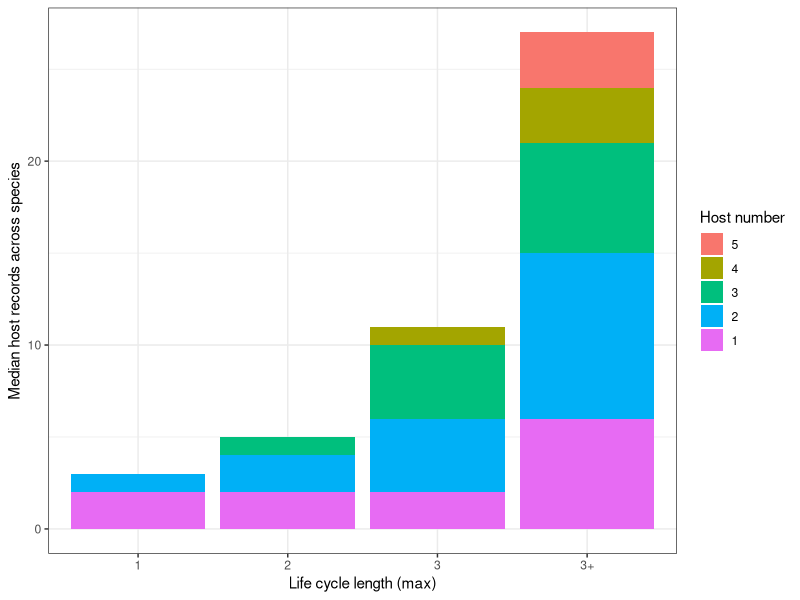
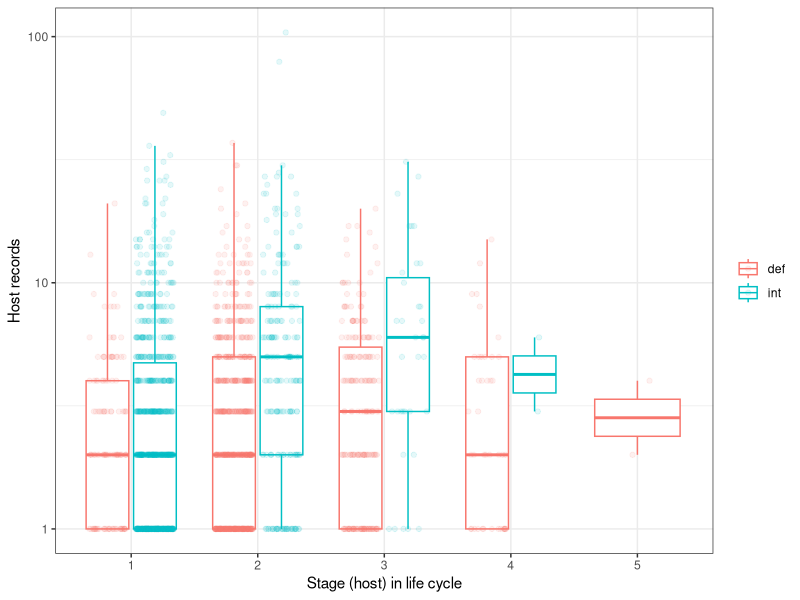
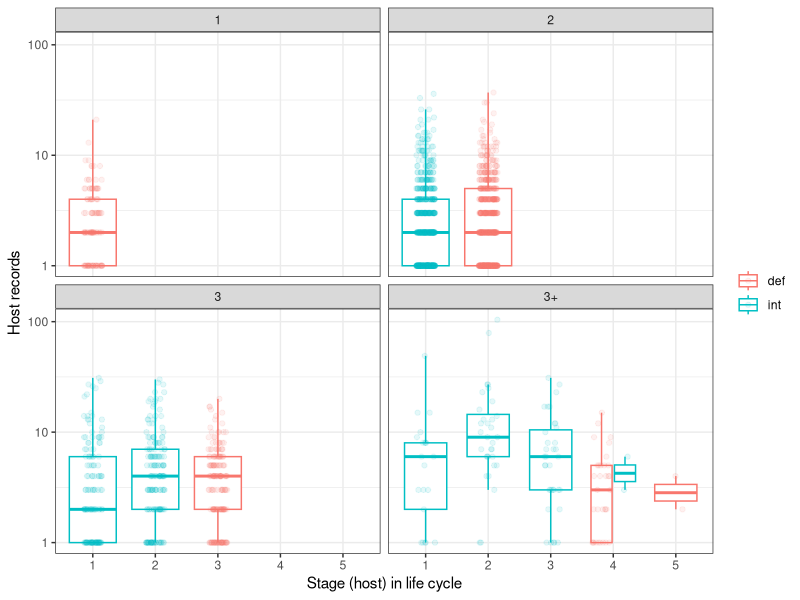
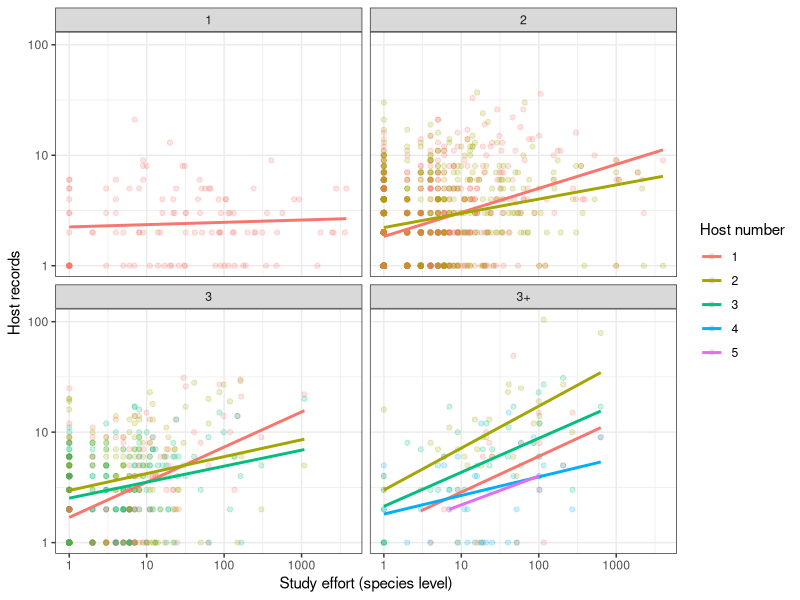

Source code (R) for these figures, in order: (Note: a time limit stopped this script after it produced the figures.)
## ---- chunk 1
library(ggplot2)
library(dplyr)
library(tidyr)
library(ape)
library(RColorBrewer)
knitr::opts_chunk$set(echo = FALSE, warning = FALSE, message = FALSE)
options(stringsAsFactors = FALSE)
theme_set(new = theme_bw())
## ---- chunk 2
hosts_per_stage <- read.csv(file = "../../data/stage_level_combined.csv", header = TRUE)
## ---- chunk 3
tax.ranks <- c('genus', 'family', 'order', 'class', 'phylum') # for axis label
## ---- chunk 4
# then average species averages for
hosts_per_cycle_type <- group_by(hosts_per_stage, lcl_max_fac, Host.no)%>%
  summarize(med_num_hosts_lcdb = median(num_hosts_lcdb, na.rm = T))
hosts_per_cycle_type <- mutate(hosts_per_cycle_type, Host.no_fac = factor(Host.no, levels = c("5", "4", "3", "2", "1")))
## ---- chunk 5
ggplot(hosts_per_cycle_type, aes(x = lcl_max_fac, y = med_num_hosts_lcdb, fill = Host.no_fac)) +
  geom_col() + 
  labs(x = "Life cycle length (max)", y = "Median host records across species", fill = "Host number")
## ---- chunk 6
ggplot(hosts_per_stage, aes(x = factor(Host.no), y = num_hosts_lcdb, color = Def.int)) + 
  geom_boxplot(outlier.color = NA) +
  geom_point(alpha = 0.1, position = position_jitterdodge(jitter.width = 0.3, jitter.height = 0)) +
  scale_y_log10() +
  labs(x = "Stage (host) in life cycle", y = "Host records") +
  theme(legend.title = element_blank())
## ---- chunk 7
ggplot(filter(hosts_per_stage, Facultative != 'postcyclic'), # post-cyclic hosts removed
       aes(x = factor(Host.no), y = num_hosts_lcdb, color = Def.int)) + 
  geom_boxplot(outlier.color = NA) +
  geom_point(alpha = 0.1, position = position_jitterdodge(jitter.width = 0.3, jitter.height = 0)) +
  scale_y_log10() +
  labs(x = "Stage (host) in life cycle", y = "Host records") +
  facet_wrap(~lcl_max_fac, nrow = 2)+ 
  theme(legend.title = element_blank())
## ---- chunk 8
ggplot(filter(hosts_per_stage, Facultative != 'postcyclic'),
       aes(x = study_effort+1, y = num_hosts_lcdb, color = factor(Host.no))) + 
  geom_point(alpha = 0.2) + geom_smooth(se = F, method = 'lm') +
  scale_x_log10() + scale_y_log10() +
  facet_wrap(~lcl_max_fac, nrow = 2) +
  labs(x = "Study effort (species level)", y = "Host records", color = "Host number")
## ---- chunk 9
hosts_per_stage <- mutate(hosts_per_stage, Host_no_fac = if_else(Host.no > 4, as.integer(4), Host.no))%>%
  mutate(Host_no_fac = factor(Host_no_fac))
## ---- chunk 10
num_sp_analyzed <- filter(hosts_per_stage, Facultative != 'postcyclic', !is.na(hsi_lcdb_suspcious_rem))
length(unique(num_sp_analyzed$Parasite.species))
## ---- chunk 11
dim(select(num_sp_analyzed, Parasite.species, Stage))[1]
## ---- chunk 12
sum(num_sp_analyzed$num_hosts_suspicious_removed)
## ---- chunk 13
# center log-transformed study effort
hosts_per_stage <- mutate(hosts_per_stage, zstudy_effort = 
                log10(study_effort+1) - mean( log10(study_effort+1), na.rm=T))
# hosts_per_stage <- mutate(hosts_per_stage, zstudy_effort =
#                 log10(study_effort+1) - quantile(log10(study_effort+1), probs = 0.75) )

hosts_per_stage$obs <- factor(1:length(hosts_per_stage$Parasite.species)) # observation level effect for quantifying overdispersion
## ---- chunk 14
library(lme4)
## ---- chunk 15
# # LMM, untransformed y
reg1x <- lmer(num_hosts_suspicious_removed ~ zstudy_effort + Def.int * Host_no_fac +
               (1|Parasite.species) + (1|parasite_genus) + (1|parasite_family) +
               (1|parasite_order) + (1|parasite_class) + (1|parasite_phylum),
            data = filter(hosts_per_stage, Facultative != 'postcyclic', !is.na(hsi_lcdb_suspcious_rem))
            )
# # LMM, transformed y
reg2x <- lmer(log10(num_hosts_suspicious_removed) ~ zstudy_effort + Def.int * Host_no_fac +
               (1|Parasite.species) + (1|parasite_genus) + (1|parasite_family) +
               (1|parasite_order) + (1|parasite_class) + (1|parasite_phylum),
            data = filter(hosts_per_stage, Facultative != 'postcyclic', !is.na(hsi_lcdb_suspcious_rem))
            )
# # GLMM, Poisson
reg3x <- glmer(num_hosts_suspicious_removed ~ zstudy_effort + Def.int * Host_no_fac +
               (1|Parasite.species) + (1|parasite_genus) + (1|parasite_family) +
               (1|parasite_order) + (1|parasite_class) + (1|parasite_phylum),
            data = filter(hosts_per_stage, Facultative != 'postcyclic', !is.na(hsi_lcdb_suspcious_rem)),
            family = 'poisson'
            )
# GLMM, Neg Binom
reg4x <- glmer.nb(num_hosts_suspicious_removed ~ zstudy_effort + Def.int * Host_no_fac +
               (1|Parasite.species) + (1|parasite_genus) + (1|parasite_family) +
               (1|parasite_order) + (1|parasite_class) + (1|parasite_phylum),
            data = filter(hosts_per_stage, Facultative != 'postcyclic', !is.na(hsi_lcdb_suspcious_rem))
            )
# 
# # GLMM, Poiss OD
reg5x <- glmer(num_hosts_suspicious_removed ~ zstudy_effort + Def.int * Host_no_fac +
              (1|Parasite.species) + (1|parasite_genus) + (1|parasite_family) + 
              (1|parasite_order) + (1|parasite_class) + (1|parasite_phylum) +
              (1|obs),
           data = filter(hosts_per_stage, Facultative != 'postcyclic', !is.na(hsi_lcdb_suspcious_rem)),
           family = 'poisson'
           )
## ---- chunk 16
tx <- reg1x@frame
tx2 <- reg2x@frame
tx3 <- reg3x@frame
tx4 <- reg4x@frame
tx$preds <- predict(reg1x)
tx2$preds <- 10^(predict(reg2x))
tx3$preds <- exp(predict(reg3x))
tx4$preds <- exp(predict(reg4x))
tx <- rename(tx, generalism = num_hosts_suspicious_removed)
tx2 <- rename(tx2, generalism = `log10(num_hosts_suspicious_removed)`)
tx3 <- rename(tx3, generalism = num_hosts_suspicious_removed)
tx4 <- rename(tx4, generalism = num_hosts_suspicious_removed)
tx$model <- 'LMM'
tx2$model <- 'LMM, log(Y)'
tx3$model <- 'GLMM, Poisson'
tx4$model <- 'GLMM, NB'
tx2 <- mutate(tx2, generalism = 10^(generalism))
# tx3 <- mutate(tx3, preds = exp(preds))
# tx4 <- mutate(tx4, preds = exp(preds))
# tx5 <- mutate(tx5, preds = exp(preds))

tx <- bind_rows(tx, tx2, tx3, tx4)
rm(tx2, tx3, tx4)
## ---- chunk 17
ggplot(tx, aes(y = preds, x = generalism, color = model)) +
  geom_point(aes(), alpha = 0.1) +
  geom_abline(intercept = 0, slope = 1, linetype = 'dashed', size = 1.5) +
  geom_smooth(se = F) +
  labs(x = "Observed", y = "Predicted")
## ---- chunk 18
ggplot(tx, aes(y = preds, x = generalism, color = model)) +
  geom_point(aes(), alpha = 0.1) +
  geom_abline(intercept = 0, slope = 1, linetype = 'dashed', size = 1.5) +
  geom_smooth(se = F) +
  labs(x = "Observed", y = "Predicted") +
  scale_x_log10(limits = c(1,300), breaks = c(1, 10, 50, 100, 300)) +
  scale_y_log10(limits = c(1,300), breaks = c(1, 10, 50, 100, 300))
## ---- chunk 19
ggplot(tx, aes(y = generalism - preds, x = preds, color = model)) +
  geom_point(aes(), alpha = 0.2) +
  geom_abline(intercept = 0, slope = 0) + 
  facet_wrap(~model) +
  labs(x = "Fitted values", y = "Unstandardized Residuals")
   
## ---- chunk 20
tx_preds <- dplyr::select(tx, Host_no_fac, Def.int, hosts = preds, model)
tx_obs <- filter(tx, model == "LMM")%>%
  dplyr::select(Host_no_fac, Def.int, hosts = generalism, model)
tx_obs$model <- "observed"

txx <- bind_rows(tx_preds, tx_obs)
## ---- chunk 21
ggplot(txx, aes(x = hosts, fill = model)) +
  geom_density() +
  facet_wrap(~model, ncol = 1) 
## ---- chunk 22
ggplot(filter(txx, model == 'observed'),
       aes(x = hosts)) +
  geom_density(color = 'black', size = 2) +
  geom_density(data = filter(txx, model != 'observed'), 
               aes(color = model), size = 1) +
  scale_x_log10() +
  theme(panel.grid.minor = element_blank())
## ---- chunk 23
ggplot(txx, aes(y = hosts, x = Host_no_fac, fill = model)) +
  geom_boxplot(outlier.colour = NA) +
  geom_point(alpha = 0.1, position = position_jitterdodge(jitter.height = 0, jitter.width = 0.05), shape = 21) +
  facet_wrap(~Def.int) +
  scale_y_log10(limits = c(1,100), breaks = c(1, 10, 50, 100)) 
## ---- chunk 24
re <- as.data.frame(ranef(reg1x))
num_re <- length(re$grpvar)

re <- bind_rows(re, 
          as.data.frame(ranef(reg2x)),
          as.data.frame(ranef(reg3x)),
          as.data.frame(ranef(reg4x)))

re$model <- rep(c("LMM", "LMM, log(y)", "GLMM, Poisson", "GLMM, NB"), each = num_re)
## ---- chunk 25
ggplot(filter(re, grpvar == 'parasite_family'),
       aes(x = condval)) + 
  geom_density(aes(color = model), size = 1) +
  facet_wrap(~model, scales = 'free') +
  labs(title = "Random effects - family level", x = "posterior means")
## ---- chunk 26
ggplot(filter(re, grpvar == 'parasite_genus'),
       aes(x = condval)) + 
  geom_density(aes(color = model), size = 1) +
  facet_wrap(~model, scales = 'free') +
  labs(title = "Random effects - genus level", x = "posterior means") 
  # coord_cartesian(xlim = c(-2.5,2.5))
## ---- chunk 27
summary(reg5x)
## ---- chunk 28
anova(reg3x, reg5x)
## ---- chunk 29
r <- residuals(reg3x, type = 'pearson', method = 'predict')
r_df <- 1964-(8+6) # n - parameters in model
cat("Dispersion factor:", as.character( round(sum(r^2)/r_df, 2)))
## ---- chunk 30
rm(r, r_df)
## ---- chunk 31
nd <- select(tx, Def.int, Host_no_fac)%>%arrange(Host_no_fac)%>%distinct()
nd$zstudy_effort <- 0

txy <- data.frame(LMM = predict(reg1x, newdata = nd, re.form = NA),
                  LMM2 = 10^predict(reg2x, newdata = nd, re.form = NA),
                  GLMM = exp(predict(reg3x, newdata = nd, re.form = NA)),
                  GLMM2 = exp(predict(reg4x, newdata = nd, re.form = NA)),
                  GLMMOD = exp(predict(reg5x, newdata = nd, re.form = NA)),
                  Def.int = nd$Def.int, Host_no_fac = nd$Host_no_fac)
txy <- txy%>%gather(key = "model", value = "predicted", LMM:GLMMOD)
## ---- chunk 32
ggplot(filter(hosts_per_stage, Facultative != 'postcyclic'), # post-cyclic hosts removed
       aes(x = Host_no_fac, y = num_hosts_suspicious_removed)) + 
  geom_boxplot(outlier.color = NA) +
  # geom_point(alpha = 0.1, position = position_jitterdodge(jitter.width = 0.3, jitter.height = 0)) +
  scale_y_log10() +
  labs(x = "Stage (host) in life cycle", y = "Host records") +
  facet_grid(~Def.int, space = 'free', scales = 'free_x') +
  theme(legend.title = element_blank()) +
  geom_point(data = filter(txy, grepl('GLMM', model)), 
            aes(color = model, x = Host_no_fac, y = predicted), 
            alpha = 1, size = 2,
            position = position_dodge()) +

  scale_color_discrete(labels = c("Poisson", "Neg. Binom.", "Poisson, OD")) +
  guides(size = FALSE) +
  theme(panel.grid.minor = element_blank(),
        panel.grid.major.x = element_blank())

## ---- chunk 33
# # can re-run GLMER models if needed, e.g to do likelihood ratio tests
reg0f <- glmer(num_hosts_suspicious_removed ~ 1 + (1|obs),
            data = filter(hosts_per_stage, Facultative != 'postcyclic', !is.na(hsi_lcdb_suspcious_rem)),
            REML=T,
            family = 'poisson'
            )
reg1f <- update(reg0f, . ~ . + (1|Parasite.species) ) # add within-species RE
reg2f <- update(reg1f, . ~ . + (1|parasite_genus) + (1|parasite_family) + (1|parasite_order) + (1|parasite_class) + (1|parasite_phylum)) # add taxonomy
reg3f <- update(reg2f, . ~ . + zstudy_effort) # add study effort (species level predictor)
reg4f <- update(reg3f, . ~ . + Def.int) # distinguish adults and larvae
reg5f <- update(reg4f, . ~ . + Host_no_fac) # distinguish worms in 1st, 2nd host, etc.
reg6f <- update(reg5f, . ~ . + Host_no_fac*Def.int) # distinguish adults in 1st, 2nd host from larvae in 1st, 2nd host, etc.
## ---- chunk 34
anova(reg0f, reg1f, reg2f, reg3f, reg4f, reg5f, reg6f)
## ---- chunk 35
summary(reg6f)
## ---- chunk 36
## function to calculate r2 for GLMER models
b0 <- fixef(reg2f)
varD <- log(1 + 1/exp(b0)) # distribution specific variance
rm(b0)

r2_glmm_tax <- function(model) {
  # take in compound poisson mixed model, return marginal and conditional R2, ala Nakagawa et al. 2017
  # marginal r2 is just fixed effects
  # condition r2 is fixed and rand effects combined
  
  # model call
  call <- as.character(model@call)[2]

  # parameter estimates and df
  fixed_param <- fixef(model)
  df <- length(fixed_param) - 1

  # variance due to fixed effects
  pred <- as.vector(model.matrix(model) %*% fixed_param) # predicteds on basis of just fixed effects
  varF <- var(pred)


  # variance due to rand effects
  vc <- as.data.frame(VarCorr(model))
  varE <- filter(vc, grp == "obs")$vcov # residual var
  vc <- filter(vc, grp != "obs")
  varR <- sum(vc$vcov) # random effect var
  varSp <- filter(vc, grp == "Parasite.species")$vcov

  # marginal r2
  mr2 <- varF/(varF + varR + varE + varD)

  # conditional r2
  cr2 <- (varF + varR)/(varF + varR + varE + varD)
  # within-species variation
  if(length(varSp) == 1) {
    vsp <- varSp/(varF + varR + varE + varD)
    } else {
      vsp <- 0
    }

  # output
  out_frame <- data_frame(call = call, df = df, marg_r2 = round(mr2, 3), cond_r2 = round(cr2,3), sp_var_explained = round(vsp,3))
  return(out_frame)
}
## ---- chunk 37
mod_list <- list(reg1f, reg2f, reg3f, reg4f, reg5f, reg6f)
if(exists("r2_table")){rm(r2_table)}
i <- 1
for(model in mod_list){
  if(i == 1){
    r2_table <- r2_glmm_tax(model)
  } else {
    r2_table <- rbind(r2_table, r2_glmm_tax(model))
  }
  i <- i + 1
}


r2_table <- mutate(r2_table, tax_var_explained = cond_r2 - marg_r2, df_used = df - lag(df))
r2_table$step <- c("within-species", "taxonomy", "study effort", "stage function", "host number", "stage x host num")
r2_table <- dplyr::select(r2_table, step, df_used, marg_r2, cond_r2, sp_var_explained, tax_var_explained)
r2_table
## ---- chunk 38
# parameter estimates and df
fixed_param <- fixef(reg6f)
df <- length(fixed_param) - 1

# variance due to fixed effects
pred <- as.vector(model.matrix(reg6f) %*% fixed_param) # predicteds on basis of just fixed effects
varF <- var(pred)


# variance due to rand effects
vc <- as.data.frame(VarCorr(reg6f))
varE <- filter(vc, grp == "obs")$vcov # residual var
vc <- filter(vc, grp != "Residual")
varR <- sum(vc$vcov) # random effect var

vc$fixed <- varF
vc$resid <- varE + varD
vc$rand <- varR

vc <- filter(vc, grp != 'obs')%>%
  mutate(prop_explained = vcov/(fixed + resid + rand))
vc$tax_level <- factor(c('species', tax.ranks), levels = c('species', tax.ranks))
ggplot(vc, aes(x = tax_level, y = prop_explained)) +
  geom_point() +
  labs(x = "Parasite taxonomic level", y = "Proportion variance explained")
## ---- chunk 39
# forwards taxa
reg0t <- glmer(num_hosts_suspicious_removed ~ zstudy_effort + Def.int * Host_no_fac + (1|obs) + (1|Parasite.species),
            data = filter(hosts_per_stage, Facultative != 'postcyclic', !is.na(hsi_lcdb_suspcious_rem)),
            REML=T,
            family = 'poisson'
            )
reg1t <- update(reg0t, . ~ . + (1|parasite_genus))
reg2t <- update(reg1t, . ~ . + (1|parasite_family))
reg3t <- update(reg2t, . ~ . + (1|parasite_order))
reg4t <- update(reg3t, . ~ . + (1|parasite_class))
reg5t <- update(reg4t, . ~ . + (1|parasite_phylum))

# anova(reg0t, reg1t, reg2t, reg3t, reg4t, reg5t)

mod_list <- list(reg0t, reg1t, reg2t, reg3t, reg4t, reg5t)
if(exists("r2_table")){rm(r2_table)}
i <- 1
for(model in mod_list){
  if(i == 1){
    r2_table <- r2_glmm_tax(model)
  } else {
    r2_table <- rbind(r2_table, r2_glmm_tax(model))
  }
  i <- i + 1
}

r2_tablex <- mutate(r2_table, tax_var_explained = cond_r2 - marg_r2, df_used = df - lag(df))
r2_tablex$step <- c("species", "genus", "family","order", "class", "phylum")
r2_tablex <- dplyr::select(r2_tablex, step, df_used, marg_r2, cond_r2, tax_var_explained)
r2_tablex

## ---- chunk 40
# backwards taxa
reg0t <- glmer(num_hosts_suspicious_removed ~ zstudy_effort + Def.int * Host_no_fac + (1|obs) + (1|parasite_phylum),
            data = filter(hosts_per_stage, Facultative != 'postcyclic', !is.na(hsi_lcdb_suspcious_rem)),
            REML=T,
            family = 'poisson'
            )
reg1t <- update(reg0t, . ~ . + (1|parasite_class))
reg2t <- update(reg1t, . ~ . + (1|parasite_order))
reg3t <- update(reg2t, . ~ . + (1|parasite_family))
reg4t <- update(reg3t, . ~ . + (1|parasite_genus))
reg5t <- update(reg4t, . ~ . + (1|Parasite.species))
# anova(reg0t, reg1t, reg2t, reg3t, reg4t, reg5t)

mod_list <- list(reg0t, reg1t, reg2t, reg3t, reg4t, reg5t)
if(exists("r2_table")){rm(r2_table)}
i <- 1
for(model in mod_list){
  if(i == 1){
    r2_table <- r2_glmm_tax(model)
  } else {
    r2_table <- rbind(r2_table, r2_glmm_tax(model))
  }
  i <- i + 1
}

r2_tabley <- mutate(r2_table, tax_var_explained = cond_r2 - marg_r2, df_used = df - lag(df))
r2_tabley$step <- rev(c("species", "genus", "family","order", "class", "phylum"))
r2_tabley <- dplyr::select(r2_tabley, step, df_used, marg_r2, cond_r2, tax_var_explained)
r2_tabley
## ---- chunk 41
r2_tablex$approach <- 'up taxonomic tree'
r2_tabley$approach <- 'down taxonomic tree'
r2_tablex$levels <- 1:6
r2_tabley$levels <- 1:6
r2_tax <- bind_rows(r2_tablex, r2_tabley)

r2_tax <- mutate(r2_tax, label_pos = if_else(approach == "up taxonomic tree", tax_var_explained + 0.01, tax_var_explained - 0.01))

## ---- chunk 42
syc <- ggplot(r2_tax, aes(x = levels, y = tax_var_explained, color = approach)) +
  geom_path() +
  geom_label(aes(label = step)) +
  labs(x = "Taxonomic levels in model", y = "Proportion of variation explained by taxonomy", title = "Stage-level, number of host species") +
  scale_x_continuous(expand = expand_scale(mult = 0, add = 0.5)) +
  scale_color_manual(values = brewer.pal(4, "Set1")[3:4]) +
  theme(panel.grid.minor = element_blank()) +
  guides(color = FALSE)
syc
# ggsave(syc, filename = "../../figs/FigS9c.png", device = 'png', width = 4.5, height = 4.5)
ggsave(syc, filename = "../../figs/FigS9c.svg", device = 'svg', width = 4.5, height = 4.5)
## ---- chunk 43
rx <- ranef(reg5f)$parasite_family
names(rx) <- 're'
rx$family <- row.names(rx)
# qplot(rx$re)
## ---- chunk 44
rx <- arrange(rx, desc(re))
rx <- mutate(rx, re_quantile = if_else(re > quantile(re, probs = 0.9), "top 10%", 
                                       if_else(re < quantile(re, probs = 0.1), "bottom 10%", "middle 80%")))
filter(rx, re_quantile == "top 10%")%>%
  arrange(desc(re))%>%
  left_join(select(hosts_per_stage, parasite_family, parasite_phylum)%>%distinct(), 
            by = c('family' = 'parasite_family'))
## ---- chunk 45
filter(rx, re_quantile == "bottom 10%")%>%
  arrange(re)%>%
  left_join(select(hosts_per_stage, parasite_family, parasite_phylum)%>%distinct(), 
            by = c('family' = 'parasite_family'))
## ---- chunk 46
top_ten <- filter(rx, re_quantile == "top 10%")$family
bot_ten <- filter(rx, re_quantile == "bottom 10%")$family

hosts_per_stage <- mutate(hosts_per_stage, tax_eff = if_else(parasite_family %in% top_ten, "in top 10% family", 
                                     if_else(parasite_family %in% bot_ten, "in bottom 10% family", "in mid 80% family")))
## ---- chunk 47
ggplot(hosts_per_stage, aes(y = num_hosts_suspicious_removed, x = Host_no_fac)) +
  geom_boxplot(outlier.color = NA) +
  geom_point(aes(color = tax_eff, alpha = tax_eff),
             position = position_jitter(width = 0.2, height = 0)) +
  scale_alpha_manual(values = c(0.8,0.1,0.8)) +
  scale_y_log10() +
  facet_wrap(~Def.int)+
  labs(x = "Life cycle length (max)", y = "Host range (LCDB + NHM)")
## ---- chunk 48
 ggplot( filter(hosts_per_stage, tax_eff != 'in mid 80% family')%>%
          mutate(parasite_family = factor(parasite_family, levels = rx$family)),
        aes(x = parasite_family, y = num_hosts_suspicious_removed, color = tax_eff)) +
  geom_boxplot() +
  scale_y_log10() +
  labs(x = NULL, y = "Host species per stage", color = NULL) +
  coord_flip() 
## ---- chunk 49
# predictions
hps2 <- filter(hosts_per_stage, Facultative != 'postcyclic', !is.na(hsi_lcdb_suspcious_rem))
hps2$best_mod_preds <- exp(predict(reg5f, re.form = NA)) # add preds from best model
fam_exp <- hps2%>%group_by(parasite_family, Host_no_fac)%>%
  summarize(observed = median(num_hosts_suspicious_removed, na.rm = T),
            predicted = median(best_mod_preds, na.rm = T),
            n = n())
fam_exp <- mutate(fam_exp, tax_eff = if_else(parasite_family %in% top_ten, "in top 10% family", 
                                     if_else(parasite_family %in% bot_ten, "in bottom 10% family", "in mid 80% family")))%>%
  mutate(fam_resid = observed - predicted)

fam_exp <- gather(fam_exp, key = "obs_pred", value = "hosts", observed:predicted)
## ---- chunk 50
ggplot(filter(hosts_per_stage, parasite_family %in% rx$family[1:12], Facultative != 'postcyclic')%>%
          mutate(parasite_family = factor(parasite_family, levels = rx$family)),
       aes(x = Host_no_fac, y = num_hosts_suspicious_removed)) +
  geom_boxplot() +
  geom_point(data = ungroup(fam_exp)%>%
               filter(parasite_family %in% rx$family[1:12], obs_pred == 'predicted')%>%
               mutate(parasite_family = factor(parasite_family, levels = rx$family)),
             aes(x = Host_no_fac, y = hosts, color = obs_pred),
             color = 'red', size = 2) +
  scale_y_log10() +
  labs(x = "Host in cycle", y = "Host species per stage", title = "Generalist families") +
  facet_wrap(~parasite_family)
## ---- chunk 51
sx <- ggplot(filter(hosts_per_stage, parasite_family %in% rx$family[1:12], Facultative != 'postcyclic')%>%
          mutate(parasite_family = factor(parasite_family, levels = rx$family)),
       aes(x = Host_no_fac, y = num_hosts_suspicious_removed)) +
  geom_boxplot() +
  geom_point(data = ungroup(fam_exp)%>%
               filter(parasite_family %in% rx$family[1:12], obs_pred == 'predicted')%>%
               mutate(parasite_family = factor(parasite_family, levels = rx$family)),
             aes(x = Host_no_fac, y = hosts, color = obs_pred),
             color = 'red', size = 2) +
  scale_y_log10() +
  labs(x = "Host in cycle", y = "Host species per stage") +
  facet_wrap(~parasite_family) +
  theme(panel.grid.minor = element_blank(),
        panel.grid.major.x = element_blank())
ggsave(sx, filename = "../../figs/FigS10.png", device = 'png', width = 7, height = 7)
## ---- chunk 52
rx <- arrange(rx, re)
ggplot(filter(hosts_per_stage, parasite_family %in% rx$family[1:12], Facultative != 'postcyclic')%>%
          mutate(parasite_family = factor(parasite_family, levels = rx$family)),
       aes(x = Host_no_fac, y = num_hosts_suspicious_removed)) +
  geom_boxplot() +
  geom_point(data = ungroup(fam_exp)%>%
               filter(parasite_family %in% rx$family[1:12], obs_pred == 'predicted')%>%
               mutate(parasite_family = factor(parasite_family, levels = rx$family)),
             aes(x = Host_no_fac, y = hosts, color = obs_pred),
             color = 'red', size = 2) +
  scale_y_log10() +
  labs(x = "Host in cycle", y = "Host species per stage", title = "Specialist families") +
  facet_wrap(~parasite_family)
## ---- chunk 53
hosts_per_stage <- mutate(hosts_per_stage, stagex = paste0(Host_no_fac,"_", Def.int))%>%
  mutate(stagex_fam1 = paste0(parasite_family, "_", Host_no_fac), # stage = fam x host number
         stagex_fam2 = paste0(parasite_family, "_", stagex)) # stage = fam x host number x def_int
## ---- chunk 54
# reg7f <- update(reg6f, . ~ . + (1|stagex_fam1) - (1|parasite_family)) # does allowing a stage x parasite fam interaction improve model?
reg7f <- update(reg6f, . ~ . + (1|stagex_fam2) - (1|parasite_family)) # does allowing a stage x parasite fam interaction improve model?
anova(reg6f, reg7f)
## ---- chunk 55
mod_list <- list(reg1f, reg2f, reg3f, reg4f, reg5f, reg6f, reg7f)
if(exists("r2_table")){rm(r2_table)}
i <- 1
for(model in mod_list){
  if(i == 1){
    r2_table <- r2_glmm_tax(model)
  } else {
    r2_table <- rbind(r2_table, r2_glmm_tax(model))
  }
  i <- i + 1
}

r2_table <- mutate(r2_table, tax_var_explained = cond_r2 - marg_r2, df_used = df - lag(df))
r2_table$step <- c("within-species", "taxonomy", "study effort", "stage function", "host number", "stage x host num", "stage x parasite family")
r2_table <- dplyr::select(r2_table, step, df_used, marg_r2, cond_r2, tax_var_explained)
r2_table
## ---- chunk 56
fixed_param <- fixef(reg7f)
df <- length(fixed_param) - 1

# variance due to fixed effects
pred <- as.vector(model.matrix(reg7f) %*% fixed_param) # predicteds on basis of just fixed effects
varF <- var(pred)


# variance due to rand effects
vc <- as.data.frame(VarCorr(reg7f))
varE <- filter(vc, grp == "obs")$vcov # residual var
vc <- filter(vc, grp != "Residual")
varR <- sum(vc$vcov) # random effect var

vc$fixed <- varF
vc$resid <- varE + varD
vc$rand <- varR

vc <- filter(vc, grp != 'obs')%>%
  mutate(prop_explained = vcov/(fixed + resid + rand))
vc$tax_level <- factor(c('species', tax.ranks), levels = c('species', tax.ranks))
ggplot(vc, aes(x = tax_level, y = prop_explained)) +
  geom_point() +
  labs(x = "Parasite taxonomic level", y = "Proportion variance explained")
## ---- chunk 57
summary(reg7f)
## ---- chunk 58
fx <- data.frame(fe1 = fixef(reg6f), fe2 = fixef(reg7f), param = names(fixef(reg1x)))
ggplot(fx, aes(x = fe1, y = fe2)) + 
  geom_point() +
  geom_text(aes(label = param)) +
  geom_smooth(method = lm, se = F) +
  # geom_abline(intercept = 0, slope = 1, linetype = 'dashed') +
  labs(x = "Fixed effx, taxonomic random effects", y = "Fixed effx, stage x taxonomy interaction")
## ---- chunk 59
rx <- ranef(reg7f)$stagex_fam
names(rx) <- 're'
rx$family <- row.names(rx)
# qplot(rx$re)
## ---- chunk 60
rx <- arrange(rx, desc(re))
rx <- mutate(rx, re_quantile = if_else(re > quantile(re, probs = 0.9), "top 10%", 
                                       if_else(re < quantile(re, probs = 0.1), "bottom 10%", "middle 80%")))
filter(rx, re_quantile == "top 10%")%>%
  arrange(desc(re))
## ---- chunk 61
filter(rx, re_quantile == "bottom 10%")%>%
  arrange(re)
## ---- chunk 62
rxx <- mutate(rx, Family = substr(family, start = 1, stop = regexpr("_", family)-1),
              Host_number = substr(family, start = regexpr("_", family)+1, stop = regexpr("_", family)+1),
              DI = substr(family, start = regexpr("_", family)+3, stop = nchar(family)),
              re = round(re, 3))
rxx <- mutate(rxx, Stage = if_else(DI == 'int', paste(Host_number, "(I)"), paste(Host_number, "(D)")))
rxx <- select(rxx, Family, Stage, Random_effect = re)
write.csv(rxx, file = "generalist_stages_host_range_TableS2.csv", row.names = FALSE)
## ---- chunk 63
prev_stage <- select(hosts_per_stage, Parasite.species, Host.no, prev_hosts = num_hosts_suspicious_removed)%>%
  mutate(Host.no = Host.no + 1)
hosts_per_stage <- left_join(hosts_per_stage, prev_stage)
## ---- chunk 64
length(filter(hosts_per_stage, Facultative != 'postcyclic', !is.na(hsi_lcdb_suspcious_rem), !is.na(prev_hosts) )$Parasite.species)
## ---- chunk 65
# # can re-run GLMER models if needed, e.g to do likelihood ratio tests
reg0f <- glmer(num_hosts_suspicious_removed ~ 1 + (1|obs),
            data = filter(hosts_per_stage, Facultative != 'postcyclic', !is.na(hsi_lcdb_suspcious_rem), !is.na(prev_hosts) ),
            family = 'poisson'
            )
reg1f <- update(reg0f, . ~ . + (1|Parasite.species) ) # add within-species RE
reg2f <- update(reg1f, . ~ . + (1|parasite_genus) + (1|parasite_family) + (1|parasite_order) + (1|parasite_class) + (1|parasite_phylum)) # add taxonomy
reg3f <- update(reg2f, . ~ . + zstudy_effort) # add study effort (species level predictor)
reg4f <- update(reg3f, . ~ . + Def.int) # distinguish adults and larvae
reg5f <- update(reg4f, . ~ . + Host_no_fac) # distinguish worms in 1st, 2nd host, etc.
reg6f <- update(reg5f, . ~ . + Host_no_fac*Def.int) # distinguish adults in 1st, 2nd host from larvae in 1st, 2nd host, etc.
reg7f <- update(reg6f, . ~ . + log(prev_hosts))
reg8f <- update(reg7f, . ~ . + log(prev_hosts)*Host_no_fac)
reg9f <- update(reg8f, . ~ . + log(prev_hosts)*Host_no_fac*Def.int)
## ---- chunk 66
anova(reg0f, reg1f, reg2f, reg3f, reg4f, reg5f, reg6f)
## ---- chunk 67
summary(reg7f)
## ---- chunk 68
anova(reg6f, reg7f, reg8f, reg9f)
## ---- chunk 69
anova(reg6f, reg9f)
## ---- chunk 70
mod_list <- list(reg1f, reg2f, reg3f, reg4f, reg5f, reg6f, reg7f, reg8f, reg9f)
if(exists("r2_table")){rm(r2_table)}
i <- 1
for(model in mod_list){
  if(i == 1){
    r2_table <- r2_glmm_tax(model)
  } else {
    r2_table <- rbind(r2_table, r2_glmm_tax(model))
  }
  i <- i + 1
}


r2_table <- mutate(r2_table, tax_var_explained = cond_r2 - marg_r2, df_used = df - lag(df))
r2_table$step <- c("within-species", "taxonomy", "study effort", "stage function", "host number", "stage x host num",
                   "previous stage generalism", "previous stage x host number", "previous stage x host number x stage function")
r2_table <- dplyr::select(r2_table, step, df_used, marg_r2, cond_r2, sp_var_explained, tax_var_explained)
r2_table
## ---- chunk 71
nd <- expand.grid(prev_hosts = seq(min(hosts_per_stage$num_hosts_suspicious_removed, na.rm = T),
                                   max(hosts_per_stage$num_hosts_suspicious_removed, na.rm = T), by = 1),
                  Host_no_fac = unique(hosts_per_stage$Host_no_fac)[-1], 
                  Def.int = unique(hosts_per_stage$Def.int))
nd$zstudy_effort <- 0
nd$preds <- exp(predict(reg9f, newdata = nd, re.form = NA))
## ---- chunk 72
# group_by(hosts_per_stage, Host_no_fac, Def.int)%>%
#   filter(!is.na(prev_hosts))%>%
#   summarize(min_hr = min(prev_hosts, na.rm = T), max_hr = max(prev_hosts, na.rm = T))

# filter to just those values in observed data
nd <- filter(nd,
             !(Host_no_fac == "2" & Def.int == 'def' & prev_hosts > 36), 
             !(Host_no_fac == "2" & Def.int == 'int' & prev_hosts > 49), 
             !(Host_no_fac == "3" & Def.int == 'def' & prev_hosts > 30), 
             !(Host_no_fac == "3" & Def.int == 'int' & prev_hosts > 104), 
             !(Host_no_fac == "4" & Def.int == 'def' & prev_hosts > 31), 
             !(Host_no_fac == "4" & Def.int == 'int' & prev_hosts < 17),
             !(Host_no_fac == "4" & Def.int == 'int' & prev_hosts > 23)
             )
## ---- chunk 73
f3a <- ggplot(filter(hosts_per_stage, Facultative != 'postcyclic', !is.na(hsi_lcdb_suspcious_rem), !is.na(prev_hosts) ),
              aes(x = prev_hosts, y = num_hosts_suspicious_removed, color = Def.int)) + 
  geom_point(alpha = 0.2, aes(size = study_effort)) +
  scale_x_log10(breaks = c(1, 2, 5, 10, 25, 50, 100)) + 
  scale_y_log10(breaks = c(1, 2, 5, 10, 25, 50, 100)) +
  scale_color_brewer(type = "qual", palette = "Set2") +
  labs(x = "Number of host species, stage n", y = "Number of host species, stage n+1") +
  theme(panel.grid.minor = element_blank()) +
  guides(size = FALSE) +
  # geom_text(data = filter(hs_nlong, step == "1st to 2nd", ns1 == min(hs_nlong$ns1), ns2 == max(hs_nlong$ns2)), label = "(a)") +
  facet_wrap(~Host_no_fac) +
  geom_line(data = nd, aes(x = prev_hosts, y = preds, color = Def.int), 
            linetype = 'dashed')
f3a
